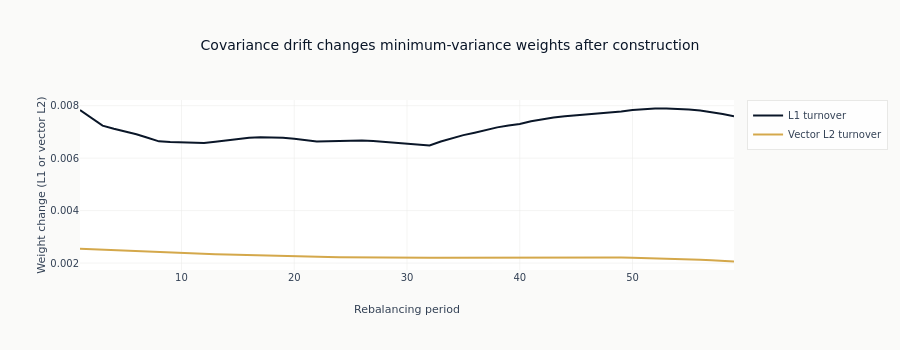

Notebook cell for this chart:
### Markdown cell above
**Finding**: after excluding initial portfolio construction, this rotating-covariance
scenario describes covariance-driven maintenance turnover. It is not an alpha-signal
decomposition or a claim about a null portfolio.

### Code cell
fig = go.Figure()
fig.add_scatter(
    x=list(range(1, n_periods)),
    y=turnovers_l1[1:],
    mode="lines",
    name="L1 turnover",
    line_color=COLORS["blue"],
)
fig.add_scatter(
    x=list(range(1, n_periods)),
    y=turnovers_fro[1:],
    mode="lines",
    name="Vector L2 turnover",
    line_color=COLORS["amber"],
)
fig.update_layout(
    title="Covariance drift changes minimum-variance weights after construction",
    xaxis_title="Rebalancing period",
    yaxis_title="Weight change (L1 or vector L2)",
    height=350,
)
fig.show()

### Figure 1 — Plotly figure (JSON) as saved in the notebook; plotly's stock layout.template omitted (floating-point values rounded to 4 significant figures)
{"data": [{"line": {"color": "#0a1628"}, "mode": "lines", "name": "L1 turnover", "type": "scatter", "x": [1, 2, 3, 4, 5, 6, 7, 8, 9, 10, 11, 12, 13, 14, 15, 16, 17, 18, 19, 20, 21, 22, 23, 24, 25, 26, 27, 28, 29, 30, 31, 32, 33, 34, 35, 36, 37, 38, 39, 40, 41, 42, 43, 44, 45, 46, 47, 48, 49, 50, 51, 52, 53, 54, 55, 56, 57, 58, 59], "y": [0.007838, 0.007548, 0.00724, 0.007121, 0.007026, 0.006912, 0.006781, 0.00664, 0.006613, 0.006597, 0.006564, 0.006576, 0.006626, 0.006684, 0.006738, 0.006774, 0.006793, 0.006794, 0.006777, 0.006743, 0.006692, 0.006634, 0.006649, 0.006659, 0.006675, 0.006675, 0.006658, 0.006624, 0.006588, 0.006566, 0.00653, 0.006486, 0.006635, 0.006766, 0.006878, 0.006971, 0.007082, 0.007175, 0.007247, 0.007303, 0.007406, 0.00749, 0.007555, 0.0076, 0.007633, 0.007675, 0.007714, 0.007735, 0.007779, 0.007832, 0.007869, 0.007889, 0.007894, 0.007882, 0.007855, 0.007813, 0.007756, 0.007685, 0.0076]}, {"line": {"color": "#D4A84B"}, "mode": "lines", "name": "Vector L2 turnover", "type": "scatter", "x": [1, 2, 3, 4, 5, 6, 7, 8, 9, 10, 11, 12, 13, 14, 15, 16, 17, 18, 19, 20, 21, 22, 23, 24, 25, 26, 27, 28, 29, 30, 31, 32, 33, 34, 35, 36, 37, 38, 39, 40, 41, 42, 43, 44, 45, 46, 47, 48, 49, 50, 51, 52, 53, 54, 55, 56, 57, 58, 59], "y": [0.002548, 0.002528, 0.002509, 0.00249, 0.002471, 0.002452, 0.002434, 0.002417, 0.0024, 0.002384, 0.002368, 0.002353, 0.002338, 0.002324, 0.002311, 0.002299, 0.002287, 0.002276, 0.002265, 0.002256, 0.002247, 0.002239, 0.002231, 0.002225, 0.002219, 0.002214, 0.002211, 0.002207, 0.002205, 0.002204, 0.002203, 0.002203, 0.002204, 0.002205, 0.002207, 0.002209, 0.002211, 0.002214, 0.002216, 0.002218, 0.002221, 0.002222, 0.002223, 0.002224, 0.002223, 0.002221, 0.002218, 0.002214, 0.002209, 0.002202, 0.002193, 0.002182, 0.00217, 0.002156, 0.00214, 0.002122, 0.002103, 0.002082, 0.00206]}], "layout": {"height": 350, "title": {"text": "Covariance drift changes minimum-variance weights after construction"}, "xaxis": {"title": {"text": "Rebalancing period"}}, "yaxis": {"title": {"text": "Weight change (L1 or vector L2)"}}}}
